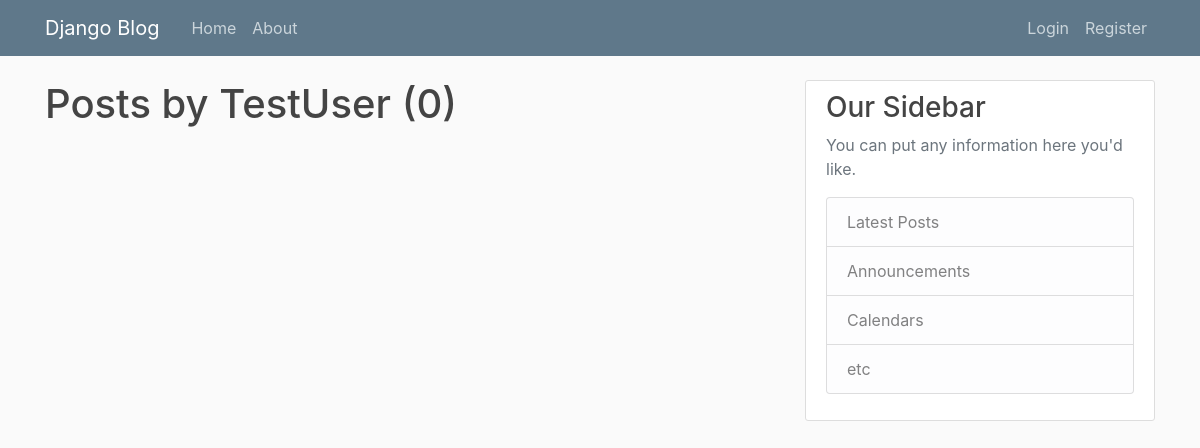
Before: /user/TestUser/ with the older database file.
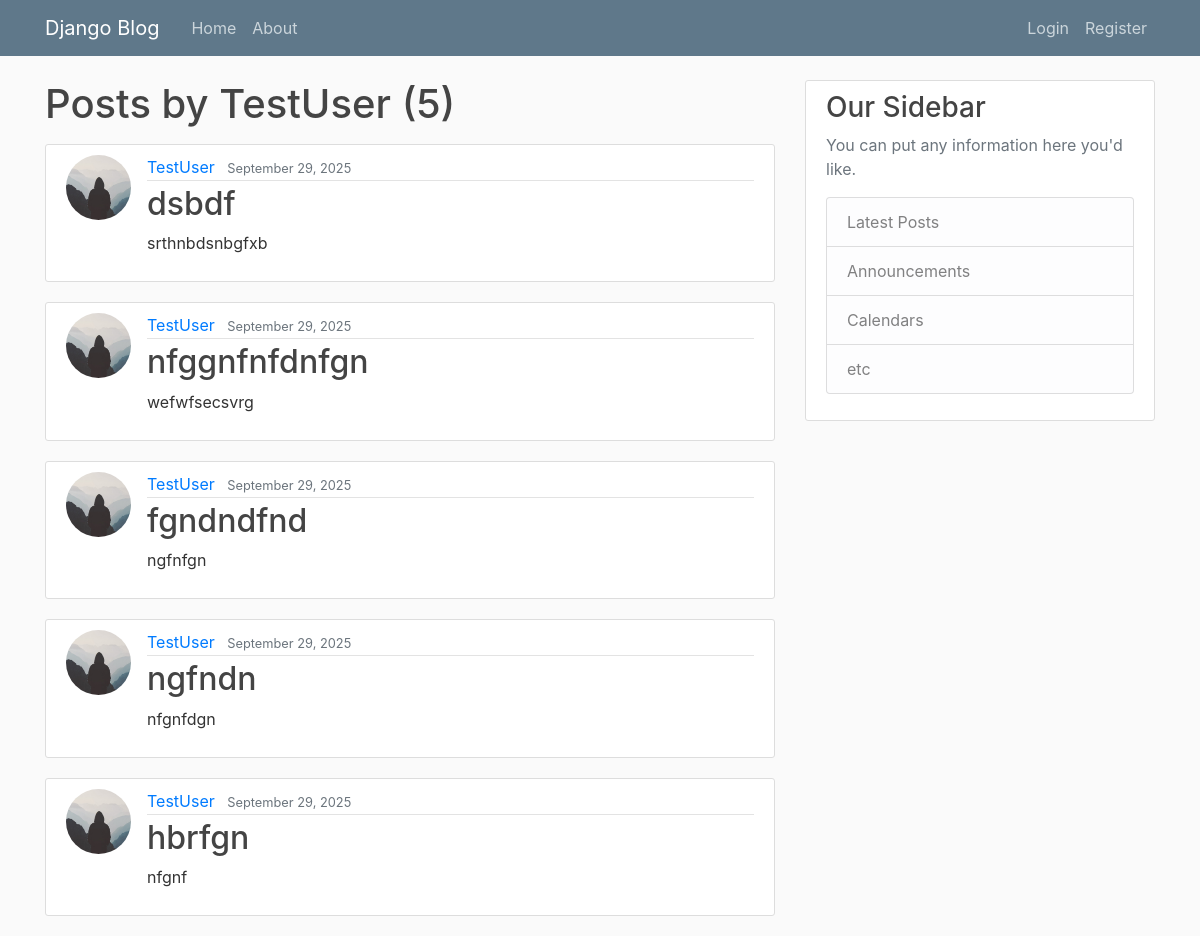
After: the same page with the newer database file.
### blog/models.py (models this page shows, shortened)
class Post(models.Model):
    title = models.CharField(max_length=100)
    content = models.TextField() # different from CharField, for large text
    date_posted = models.DateTimeField(default=timezone.now) # set to current date/time when created
    author = models.ForeignKey(User, on_delete=models.CASCADE) # if user is deleted, delete posts too

### users/models.py (models this page shows, shortened)
class Profile(models.Model):
    user = models.OneToOneField(User, on_delete=models.CASCADE)
    image = models.ImageField(default='default.jpg', upload_to='profile_pics')

### blog/views.py (the view)
# urls.py: path('user/<str:username>/', views.UserPostListView.as_view(), name='user-posts'),
class UserPostListView(ListView):
    model = Post
    template_name = 'blog/user_posts.html'  # <app>/<model>_<viewtype>.html
    context_object_name = 'posts'
    paginate_by = 5
    def get_queryset(self):
        user = get_object_or_404(User, username=self.kwargs.get('username'))
        return Post.objects.filter(author=user).order_by('-date_posted')

### blog/templates/blog/user_posts.html (shortened to what this page needs)
{% extends "blog/base.html" %}
{% block content %}
    <h1 class="mb-3">Posts by {{ view.kwargs.username }} ({{ page_obj.paginator.count }})</h1>
    {% for post in posts %}
        <article class="media content-section">
          <img class="rounded-circle article-img" src="{{ post.author.profile.image.url }}">
          <div class="media-body">
            <div class="article-metadata">
              <a class="mr-2" href="{% url 'user-posts' post.author.username %}">{{ post.author }}</a>
              <small class="text-muted">{{ post.date_posted|date:"F d, Y" }}</small>
            </div>
            <h2><a class="article-title" href="{% url 'post-detail' post.id %}">{{ post.title }}</a></h2>
            <p class="article-content">{{ post.content }}</p>
          </div>
        </article>
    {% endfor %}
{% endblock content %}

### blog/templates/blog/base.html (shortened to what this page needs)
{% load static %}
<!DOCTYPE html>
<html>
<head>
     <link rel="stylesheet" href="https://cdn.jsdelivr.net/npm/bootstrap@4.0.0/dist/css/bootstrap.min.css">
    <link rel="stylesheet" type="text/css" href="{% static 'blog/main.css' %}">
</head>
<body>
    <header class="site-header">
      <nav class="navbar navbar-expand-md navbar-dark bg-steel fixed-top">
        <div class="container">
          <a class="navbar-brand mr-4" href="{% url 'blog-home' %}">Django Blog</a>
          <div class="collapse navbar-collapse" id="navbarToggle">
            <div class="navbar-nav mr-auto">
              <a class="nav-item nav-link" href="{% url 'blog-home' %}">Home</a>
              <a class="nav-item nav-link" href="{% url 'blog-about' %}">About</a>
            </div>
            <div class="navbar-nav">
                {% if user.is_authenticated %}
                <a class="nav-item nav-link" href="{% url 'post-create' %}">New Post</a>
                    <a class="nav-item nav-link" href="{% url 'user-profile' %}">Profile</a>
                    <form action="{% url 'logout' %}" method="post" style="display: inline;">
                        {% csrf_token %}
                        <button type="submit" class="nav-item nav-link btn btn-link" style="display: inline; padding: 0; border: none; background: none;">Logout</button>
                    </form>
                {% else %}
                    <a class="nav-item nav-link" href="{% url 'user-login' %}">Login</a>
                    <a class="nav-item nav-link" href="{% url 'user-register' %}">Register</a>
                {% endif %}
            </div>
          </div>
        </div>
      </nav>
    </header>
    <main role="main" class="container">
      <div class="row">
        <div class="col-md-8">
          {% block content %}{% endblock %}
        </div>
        <div class="col-md-4">
          <div class="content-section">
            <h3>Our Sidebar</h3>
            <p class='text-muted'>You can put any information here you'd like.
              <ul class="list-group">
                <li class="list-group-item list-group-item-light">Latest Posts</li>
                <li class="list-group-item list-group-item-light">Announcements</li>
                <li class="list-group-item list-group-item-light">Calendars</li>
                <li class="list-group-item list-group-item-light">etc</li>
              </ul>
            </p>
          </div>
        </div>
      </div>
    </main>
</body>
</html>

### blog/static/blog/main.css (style rules this page uses)
body { background: #fafafa; color: #333333; margin-top: 5rem; }
h1, h2, h3, h4, h5, h6 { color: #444444; }
ul { margin: 0; }
.bg-steel { background-color: #5f788a; }
.site-header .navbar-nav .nav-link { color: #cbd5db; }
.content-section { background: #ffffff; padding: 10px 20px; border: 1px solid #dddddd; border-radius: 3px; margin-bottom: 20px; }
.article-title { color: #444444; }
.article-content { white-space: pre-line; }
.article-img { height: 65px; width: 65px; margin-right: 16px; }
.article-metadata { padding-bottom: 1px; margin-bottom: 4px; border-bottom: 1px solid #e3e3e3 }

Changed rows visible on the page:
added Post: author.profile.image (placeholder picture), author "TestUser", date_posted "September 29, 2025", title "dsbdf", content "srthnbdsnbgfxb"
added Post: author.profile.image (placeholder picture), author "TestUser", date_posted "September 29, 2025", title "nfggnfnfdnfgn", content "wefwfsecsvrg"
added Post: author.profile.image (placeholder picture), author "TestUser", date_posted "September 29, 2025", title "fgndndfnd", content "ngfnfgn"
added Post: author.profile.image (placeholder picture), author "TestUser", date_posted "September 29, 2025", title "ngfndn", content "nfgnfdgn"
added Post: author.profile.image (placeholder picture), author "TestUser", date_posted "September 29, 2025", title "hbrfgn", content "nfgnf"
Other visible differences:
{{ page_obj.paginator.count }}: "0" → "5"
